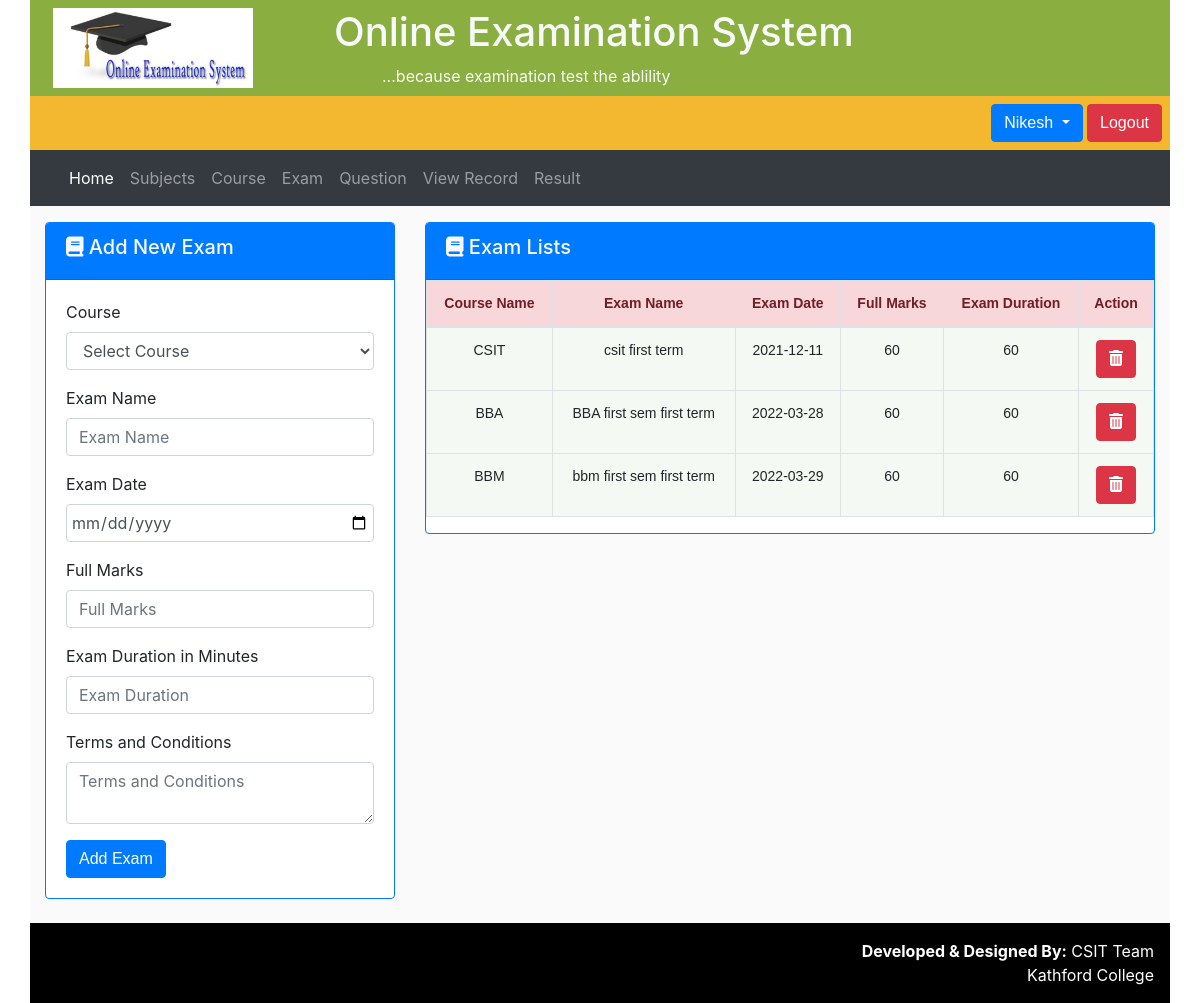
The page /admin/exam.php (signed in) on the database its author committed.
### tables this page shows
CREATE TABLE `exam` (
  `id` int(11) NOT NULL,
  `course_id` int(11) NOT NULL,
  `name` varchar(50) NOT NULL,
  `exam_date` date NOT NULL,
  `full_marks` int(50) NOT NULL,
  `exam_duration` int(50) NOT NULL,
  `terms_n_conditions` text NOT NULL,
  `created_at` date NOT NULL DEFAULT current_timestamp(),
  `updated_at` date NOT NULL DEFAULT current_timestamp()
);

CREATE TABLE `course` (
  `id` int(11) NOT NULL,
  `name` varchar(100) NOT NULL,
  `is_active` int(11) NOT NULL,
  `created_at` date NOT NULL DEFAULT current_timestamp(),
  `updated_at` date NOT NULL DEFAULT current_timestamp()
);

### admin/exam.php (the view, shortened to what this page needs)
<?php
      include_once '../dbconn.php';
      $fetchexam = mysqli_query($conn, "SELECT * FROM exam");
 ?>
 <?php include 'include/header.php'; ?>
        <div class="row py-3" style="background: #fafafa;">
          <div class="container">
            <div class="row">
              <div class="col-lg-4 col-md-4 col-sm-12 col-12 mb-2">
                <div class="card border border-primary">
                  <div class="card-block">
                   <div class="card-header bg-primary text-light">
                    <h5><i class="fa fa-book"></i> Add New Exam</h5>
                  </div>
                  <div class="card-body">
                    <form method="post" action="exam.php">
                      <div class="form-group">
                        <label>Course</label>
                        <select class="form-control" name="course" required="">
                         <option value="">Select Course</option>
                       </select>
                      </div>
                      <div class="form-group">
                        <label>Exam Name</label>
                        <input type="text" class="form-control" placeholder="Exam Name" required=""  name="exam_name">
                      </div>
                      <div class="form-group">
                        <label>Exam Date</label>
                        <input type="date" class="form-control datepicker" placeholder="Exam Date" required=""  name="exam_date">
                      </div>
                      <div class="form-group">
                        <label>Full Marks</label>
                        <input type="text" class="form-control" placeholder="Full Marks" required=""  name="full_marks">
                      </div>
                      <div class="form-group">
                        <label>Exam Duration in Minutes</label>
                        <input type="text" class="form-control" placeholder="Exam Duration" required=""  name="exam_duration">
                      </div>
                      <div class="form-group">
                        <label>Terms and Conditions</label>
                        <textarea class="form-control" name="terms" placeholder="Terms and Conditions" ></textarea>
                      </div>
                      <button type="submit" class="btn btn-primary" name="submit"> Add Exam</button>
                    </form>
                  </div>
                  </div>
                </div>
              </div>
              <div class="col-lg-8 col-md-8 col-sm-12 col-12">
                <div class="card border border-primary">
                  <div class="card-block">
                   <div class="card-header bg-primary text-light">
                      <h5><i class="fa fa-book"></i> Exam Lists</h5>
                    </div>
                  <div class="table-responsive">
                    <table class="table table-bordered table-stripped" style="font-size: 14px;">
                      <thead class="alert-danger">
                        <th>Course Name</th>
                        <th>Exam Name</th>
                        <th>Exam Date</th>
                        <th>Full Marks</th>
                        <th>Exam Duration</th>
                        <th>Action</th>
                      </thead>
                      <tbody>
                        <?php if(!empty($fetchexam)){ ?>
                        <?php while($row = mysqli_fetch_array($fetchexam)){ ?>
                          <?php
                          $course_id = $row['course_id'];
                          $fetchcourse = mysqli_query($conn, "SELECT name FROM course WHERE id = '$course_id'");
                          $coursename = mysqli_fetch_array($fetchcourse);
                          ?>
                          <tr>
                            <td><?php echo $coursename['name']; ?></td>
                            <td><?php echo $row['name']; ?></td>
                            <td><?php echo $row['exam_date']; ?></td>
                            <td><?php echo $row['full_marks']; ?></td>
                            <td><?php echo $row['exam_duration']; ?></td>
                            <td>
                              <a href="exam.php?del_id=<?php echo $row['id']; ?>" class="btn btn-danger" onclick="return confirm('Are you sure you want to delete this record')"><i class="fa fa-trash"></i></a>
                            </td>
                          </tr>
                          <?php } ?>
                        <?php } ?>
                        </tbody>
                      </table>
                    </div>
                  </div>
                </div>
              </div>
            </div>
          </div>
        </div>
        <?php include 'include/footer.php'; ?>

### admin/include/header.php (shortened to what this page needs)
<!DOCTYPE html>
<html>
  <head>
    <link rel="stylesheet" type="text/css" href="../css/oes.css"/>
    <link rel="stylesheet" type="text/css" href="../css/style.css"/>
    <link rel="stylesheet" type="text/css" href="../css/bootstrap-min.css"/>
    <link rel="stylesheet" type="text/css" href="../css/bootstrap-datepicker.min.css"/>
    <link rel="stylesheet" type="text/css" href="../font-awesome/css/font-awesome.min.css"/>
  </head>
    <body>
      <div class="container">
        <div class="row p-2 top-header">
          <div class="col-sm-3">
            <img src="../images/raj.png "style="width:200px">
          </div>
          <div class="col-sm-9 text-light">
            <h1>Online Examination System</h1>
            <span class="pl-5">...because  examination  test the ablility</span>
          </div>
        </div>
        <div class="row middle-header">
          <div class="col-sm-12 p-2 text-right">
              <div class="btn-group">
                <button type="button" class="btn btn-primary dropdown-toggle" data-toggle="dropdown" aria-haspopup="true" aria-expanded="false">
                  <?php echo $_SESSION['username']; ?>
                </button>
              </div>
            <a href="logout.php" class="btn btn-danger">Logout</a>
          </div>
        </div>
        <div class="row bg-dark">
          <div class="col-sm-12">
            <nav class="navbar navbar-dark bg-dark navbar-expand-lg">
              <div class="collapse navbar-collapse" id="navbarText">
                <ul class="navbar-nav mr-auto">
                  <li class="nav-item active">
                    <a class="nav-link" href="index.php">Home <span class="sr-only">(current)</span></a>
                  </li>
                  <li class="nav-item">
                    <a class="nav-link" href="subjects.php">Subjects</a>
                  </li>
                  <li class="nav-item">
                    <a class="nav-link" href="course.php">Course</a>
                  </li>
                  <li class="nav-item">
                    <a class="nav-link" href="exam.php">Exam</a>
                  </li>
                  <li class="nav-item">
                    <a class="nav-link" href="qustionmiddle.php">Question</a>
                  </li>
                  <li class="nav-item">
                    <a class="nav-link" href="record.php">View Record</a>
                  </li>
                  <li class="nav-item">
                    <a class="nav-link" href="result.php">Result</a>
                  </li>
                </ul>
              </div>
            </nav>
          </div>
        </div>

### admin/include/footer.php (shortened to what this page needs)
<div class="row" style="background: black;" >
          <div class="col-sm-12 p-3 text-right" style="color:white">
            <strong>Developed &amp; Designed By:</strong> CSIT Team<br>
           Kathford College
          </div>
        </div>
      </div>
  </body>
</html>

### css/oes.css (style rules this page uses)
* { margin: 0; padding: 0; }
body { background:url(../images/img02.png) repeat; }
table { border:0; background:#f5f9f4; font-family:verdana,sans-serif; font-size:1.1em; margin-left:auto; margin-right:auto; text-align:center; }
.btn { text-decoration:none; text-align:center; color:#ffffff; font-family:verdana,sans-serif; font-size:1.3em; font-weight:bold; padding:4px 4px 4px 4px; border-color:#ffffff; border-width:5px; border-style:solid; margin-bottom:0; }

### css/style.css (style rules this page uses)
.top-header { background: #8aae3f; }
.middle-header { background: #f4b730; }

### rows shown on the page
exam: course.name "CSIT", name "csit first term", exam_date "2021-12-11", full_marks "60", exam_duration "60"
exam: course.name "BBA", name "BBA first sem first term", exam_date "2022-03-28", full_marks "60", exam_duration "60"
exam: course.name "BBM", name "bbm first sem first term", exam_date "2022-03-29", full_marks "60", exam_duration "60"

### other values the page prints
$_SESSION['username'] "Nikesh"
